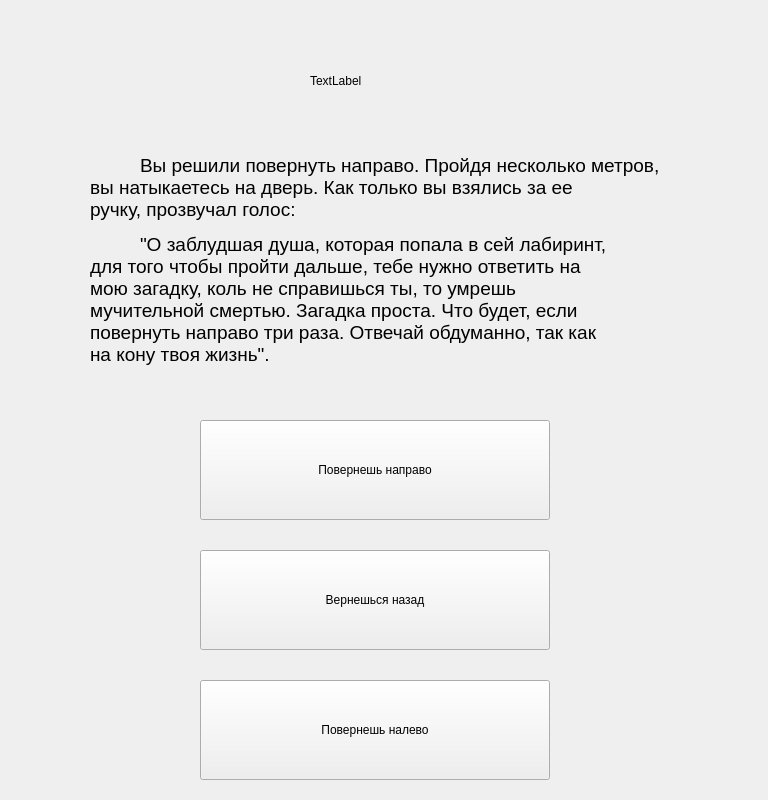
<?xml version="1.0" encoding="UTF-8"?>
<ui version="4.0">
 <class>Zagad3</class>
 <widget class="QWidget" name="Zagad3">
  <property name="geometry">
   <rect>
    <x>0</x>
    <y>0</y>
    <width>768</width>
    <height>800</height>
   </rect>
  </property>
  <property name="windowTitle">
   <string>Form</string>
  </property>
  <widget class="QPushButton" name="pushButton">
   <property name="geometry">
    <rect>
     <x>200</x>
     <y>420</y>
     <width>350</width>
     <height>100</height>
    </rect>
   </property>
   <property name="text">
    <string>Повернешь направо</string>
   </property>
  </widget>
  <widget class="QPushButton" name="pushButton_2">
   <property name="geometry">
    <rect>
     <x>200</x>
     <y>550</y>
     <width>350</width>
     <height>100</height>
    </rect>
   </property>
   <property name="text">
    <string>Вернешься назад</string>
   </property>
  </widget>
  <widget class="QPushButton" name="pushButton_3">
   <property name="geometry">
    <rect>
     <x>200</x>
     <y>680</y>
     <width>350</width>
     <height>100</height>
    </rect>
   </property>
   <property name="text">
    <string>Повернешь налево</string>
   </property>
  </widget>
  <widget class="QLabel" name="label_2">
   <property name="geometry">
    <rect>
     <x>90</x>
     <y>120</y>
     <width>631</width>
     <height>281</height>
    </rect>
   </property>
   <property name="text">
    <string>&lt;html&gt;&lt;head/&gt;&lt;style&gt; p {text-indent: 50px} &lt;/style&gt;&lt;body&gt;&lt;p&gt;&lt;span style=&quot; font-size:14pt;&quot;&gt;Вы решили повернуть направо. Пройдя несколько метров,&lt;br/&gt;вы натыкаетесь на дверь. Как только вы взялись за ее&lt;br/&gt;ручку, прозвучал голос: &lt;/span&gt;&lt;/p&gt;&lt;p&gt;&lt;span style=&quot; font-size:14pt;&quot;&gt;&amp;quot;О заблудшая душа, которая попала в сей лабиринт,&lt;br/&gt;для того чтобы пройти дальше, тебе нужно ответить на&lt;br/&gt;мою загадку, коль не справишься ты, то умрешь&lt;br/&gt;мучительной смертью. Загадка проста. Что будет, если&lt;br/&gt;повернуть направо три раза. Отвечай обдуманно, так как&lt;br/&gt;на кону твоя жизнь&amp;quot;.&lt;/span&gt;&lt;/p&gt;&lt;/body&gt;&lt;/html&gt;</string>
   </property>
  </widget>
  <widget class="QLabel" name="label_pict">
   <property name="geometry">
    <rect>
     <x>0</x>
     <y>0</y>
     <width>768</width>
     <height>800</height>
    </rect>
   </property>
   <property name="text">
    <string/>
   </property>
   <property name="pixmap">
    <pixmap>../PICT/pict2.png</pixmap>
   </property>
  </widget>
  <widget class="QLabel" name="label5">
   <property name="geometry">
    <rect>
     <x>310</x>
     <y>30</y>
     <width>251</width>
     <height>101</height>
    </rect>
   </property>
   <property name="styleSheet">
    <string notr="true">font: 14pt &quot;Times New Roman&quot;;</string>
   </property>
   <property name="text">
    <string>TextLabel</string>
   </property>
  </widget>
  <zorder>label_pict</zorder>
  <zorder>pushButton</zorder>
  <zorder>pushButton_2</zorder>
  <zorder>pushButton_3</zorder>
  <zorder>label_2</zorder>
  <zorder>label5</zorder>
 </widget>
 <resources/>
 <connections/>
</ui>
